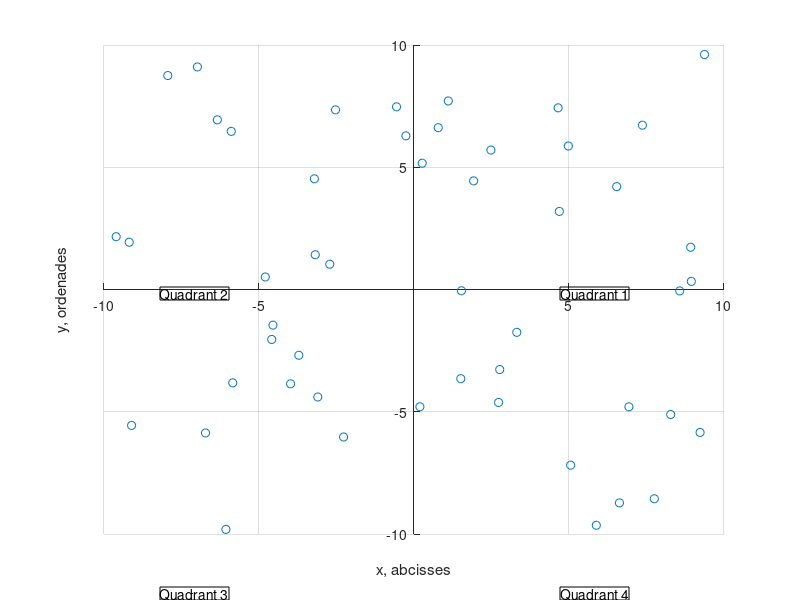

Reproduce this figure in MATLAB.
%fem net
clf
% definim un gràfic 2D per representar els quatre quadrants del pla
a=-10;
b=10;
x=(b-a).*rand(50,1)+a;
y=(b-a).*rand(50,1)+a;
%c=y
scatter(x,y); % fem un conjunt de punts il·lustratius

% afegim text als llocs adient
xlabel('x, abcisses');
ylabel('y, ordenades');
grid on;
set(gca,'XAxisLocation','origin','YAxisLocation','origin');

% creem anotacions als quatre quadrants
mida = [0.1 0.3];
dimq1 = [.7 .5 mida];
strq1 = "Quadrant 1";
annotation('textbox',dimq1,'String',strq1,'FitBoxToText','on')
dimq2 = [.2 .5 mida];
strq2 = "Quadrant 2";
annotation('textbox',dimq2,'String',strq2,'FitBoxToText','on');
dimq3 = [.2 .0 mida];
strq3 = "Quadrant 3";
annotation('textbox',dimq3,'String',strq3,'FitBoxToText','on');
dimq4 = [.7 .0 mida];
strq4 = "Quadrant 4";
annotation('textbox',dimq4,'String',strq4,'FitBoxToText','on');

%gravem figura en format PNG
saveas(gcf,'Pla2D.png')